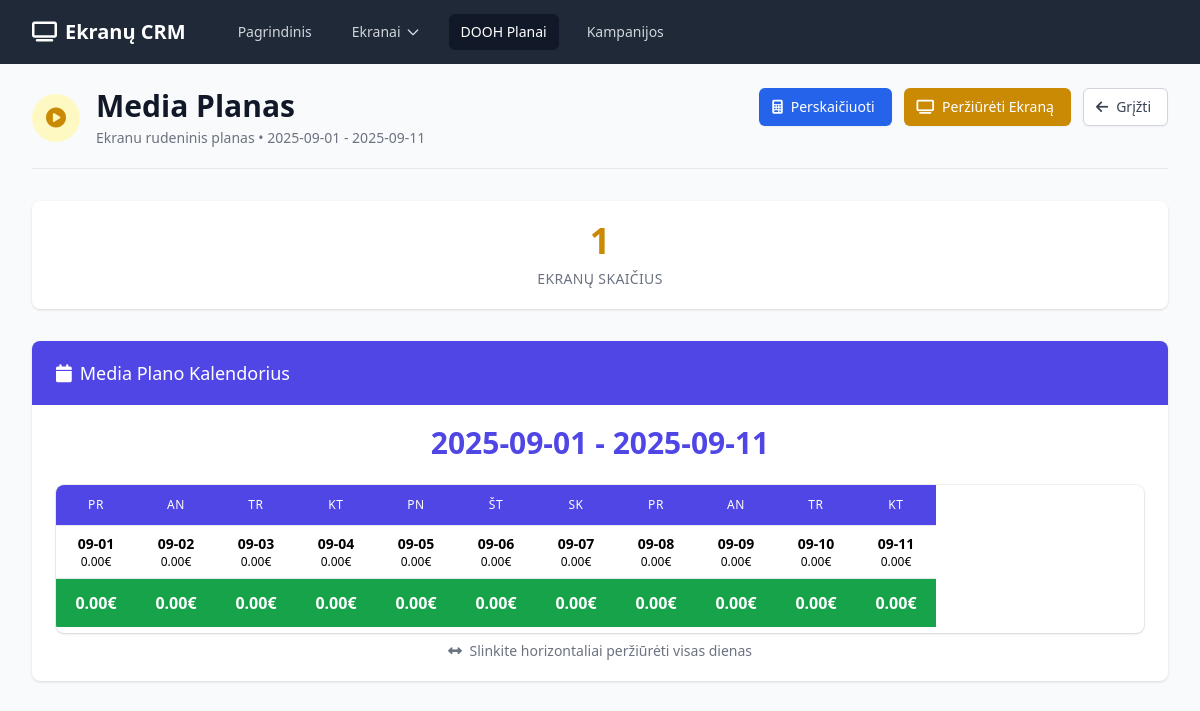
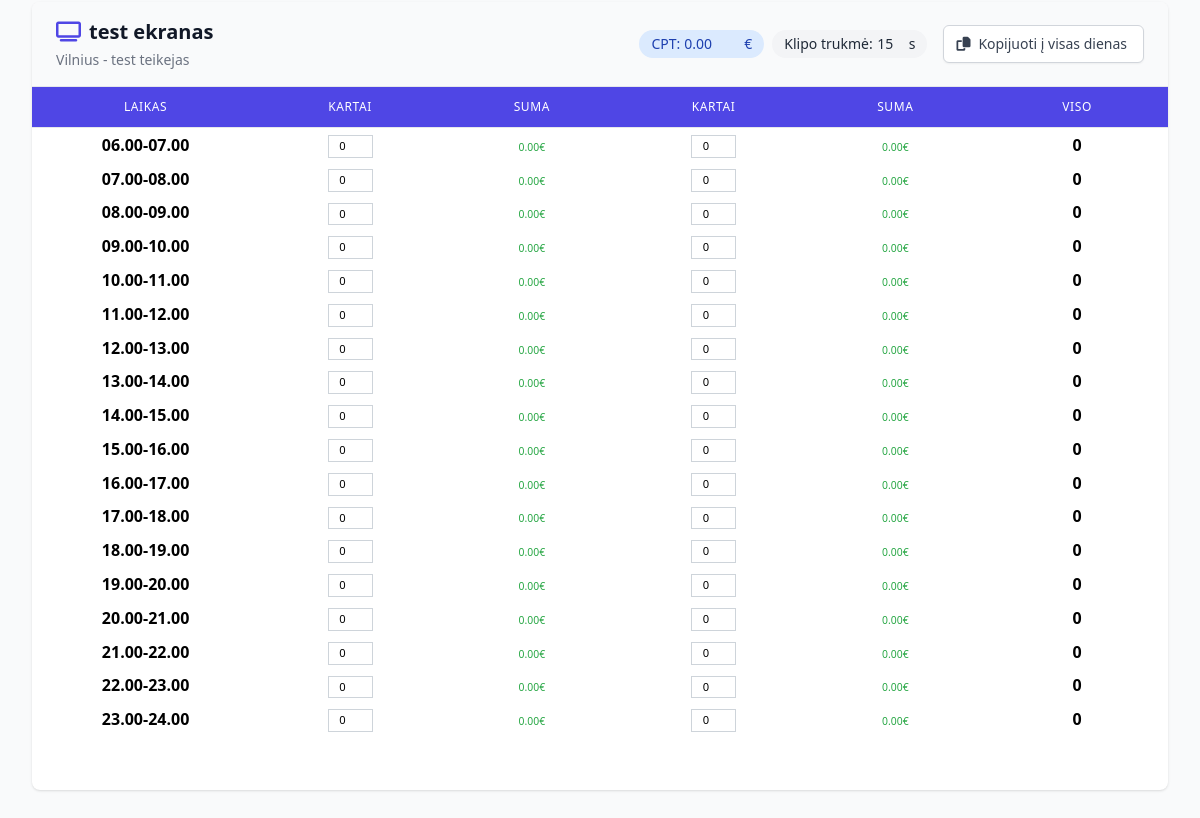
The app's page /dooh-plan/1/media-plan, older data (2 pictures, top to bottom).
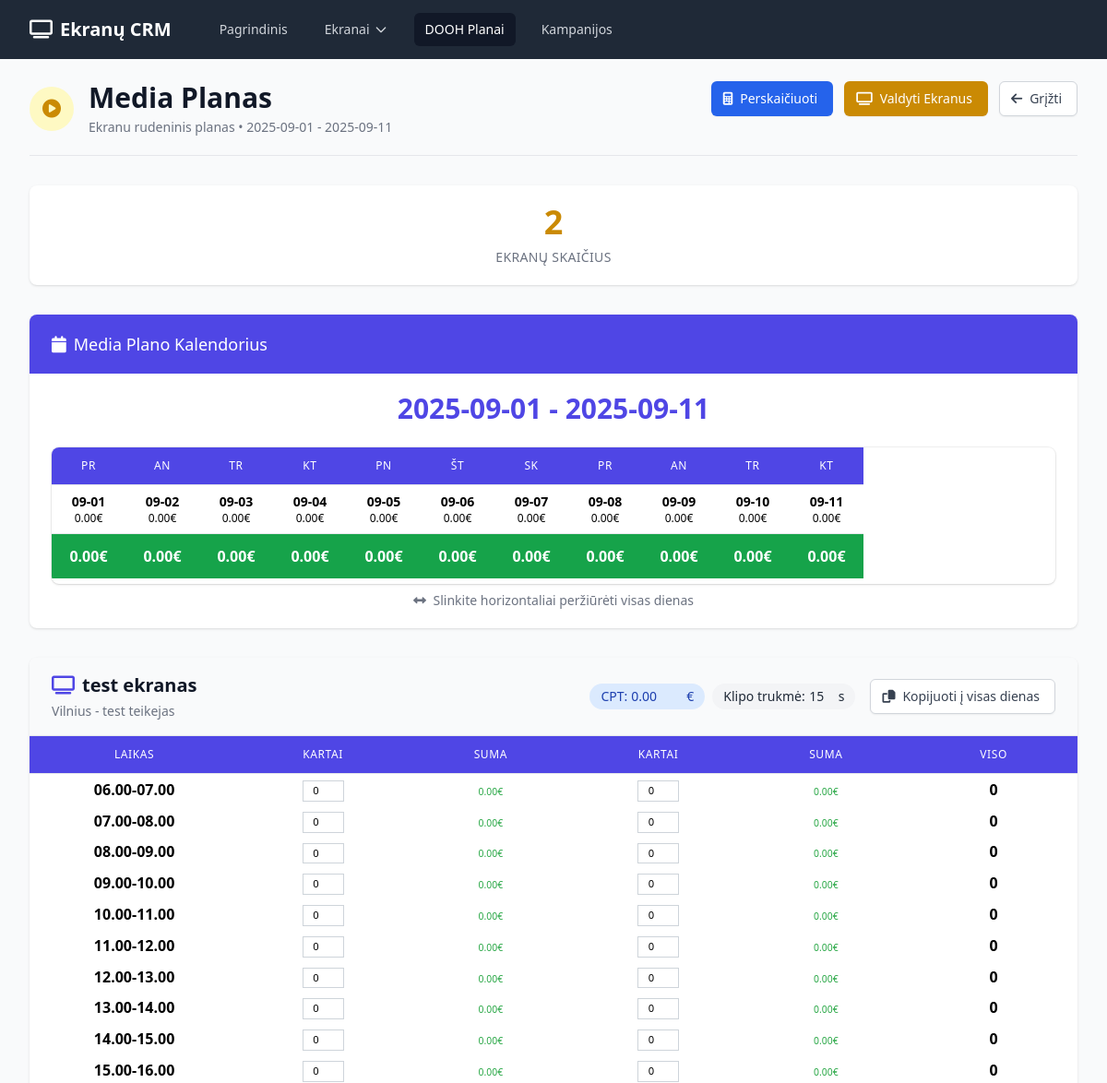
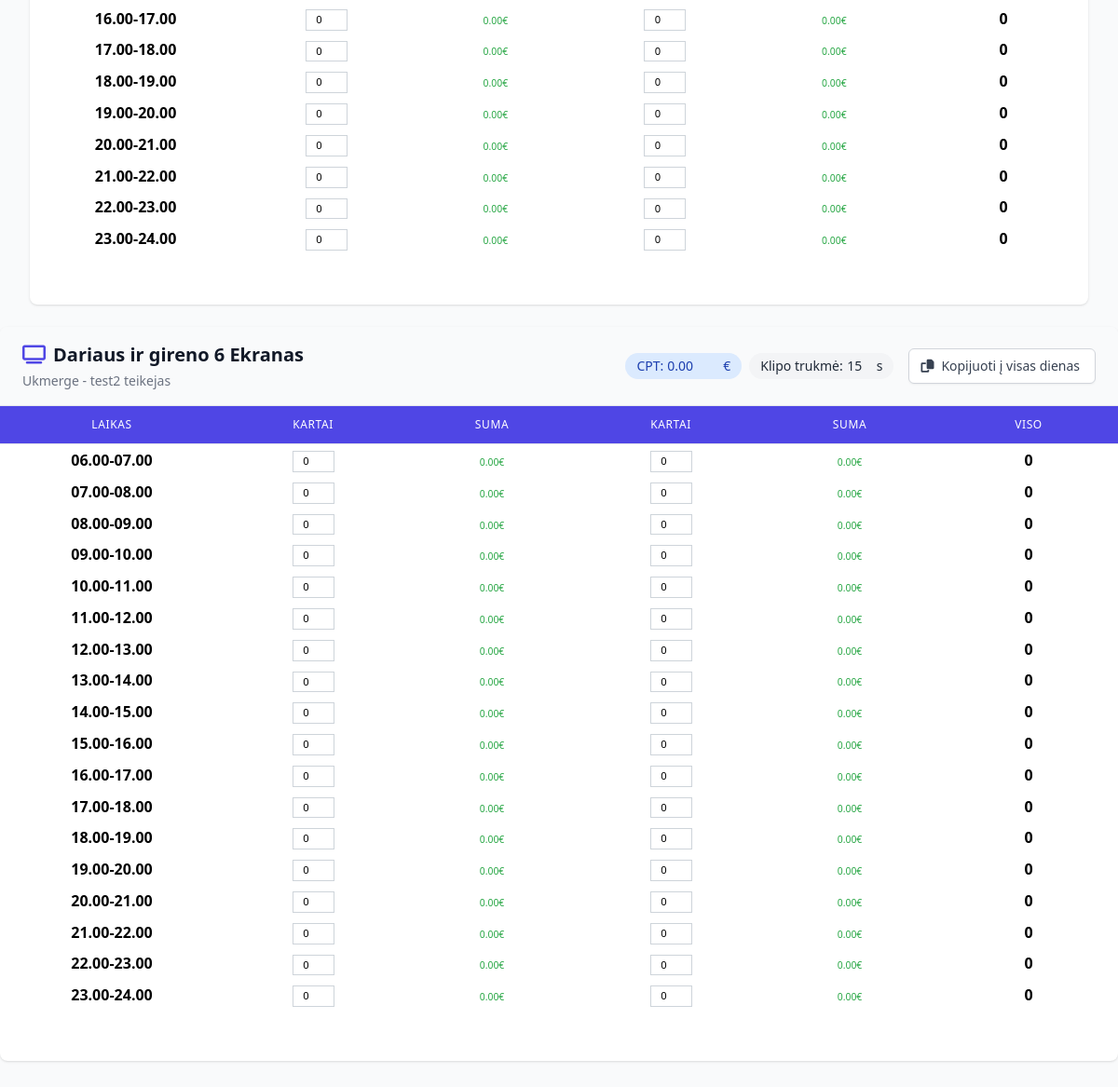
The same page, newer data (2 pictures, top to bottom).
### app.py (models this page shows)
class DOOHPlan(db.Model):
    id = db.Column(db.Integer, primary_key=True)
    campaign_id = db.Column(db.Integer, db.ForeignKey('campaign.id'), nullable=False)
    name = db.Column(db.String(100), nullable=False)
    start_date = db.Column(db.Date, nullable=False)
    end_date = db.Column(db.Date, nullable=False)
    created_at = db.Column(db.DateTime, default=datetime.utcnow)
    screen_bookings = db.relationship('ScreenBooking', backref='dooh_plan', lazy=True, cascade='all, delete-orphan')

class ScreenBooking(db.Model):
    id = db.Column(db.Integer, primary_key=True)
    dooh_plan_id = db.Column(db.Integer, db.ForeignKey('dooh_plan.id'), nullable=False)
    screen_id = db.Column(db.Integer, db.ForeignKey('screen.id'), nullable=False)
    screen_slots = db.relationship('ScreenSlot', backref='booking', lazy=True, cascade='all, delete-orphan')

class Screen(db.Model):
    id = db.Column(db.Integer, primary_key=True)
    provider_id = db.Column(db.Integer, db.ForeignKey('screen_provider.id'), nullable=False)
    name = db.Column(db.String(100), nullable=False)
    image_path = db.Column(db.String(200))
    position_description = db.Column(db.Text)
    comment = db.Column(db.Text)
    screen_type = db.Column(db.String(50), nullable=False)  # horizontal/vertical
    content_type = db.Column(db.String(50), nullable=False)  # video/static
    width = db.Column(db.Float, nullable=False)  # in meters
    height = db.Column(db.Float, nullable=False)  # in meters
    pixel_width = db.Column(db.Integer)
    pixel_height = db.Column(db.Integer)
    pixel_comment = db.Column(db.Text)
    gps_latitude = db.Column(db.Float)
    gps_longitude = db.Column(db.Float)
    city = db.Column(db.String(100), nullable=False)
    address = db.Column(db.String(200), nullable=False)
    side = db.Column(db.String(10))  # D-right, K-left
    created_at = db.Column(db.DateTime, default=datetime.utcnow)
    pricing_hours = db.relationship('ScreenPricing', backref='screen', lazy=True, cascade='all, delete-orphan')
    bookings = db.relationship('ScreenBooking', backref='screen', lazy=True)

class ScreenProvider(db.Model):
    id = db.Column(db.Integer, primary_key=True)
    name = db.Column(db.String(100), nullable=False)
    email = db.Column(db.String(100))
    phone = db.Column(db.String(20))
    contact_person = db.Column(db.String(100))
    created_at = db.Column(db.DateTime, default=datetime.utcnow)
    screens = db.relationship('Screen', backref='provider', lazy=True, cascade='all, delete-orphan')

### app.py (the view)
@app.route('/dooh-plan/<int:id>/media-plan')
def dooh_plan_media(id):
    from datetime import timedelta
    plan = DOOHPlan.query.get_or_404(id)
    return render_template('dooh_media_plan.html', plan=plan, timedelta=timedelta)

### templates/dooh_media_plan.html (shortened to what this page needs)
{% extends "base.html" %}
{% block content %}
<div class="pb-5 border-b border-gray-200 mb-8">
    <div class="flex justify-between items-start">
        <div class="flex items-center">
            <div class="h-12 w-12 rounded-full bg-yellow-100 flex items-center justify-center mr-4">
                <i class="fas fa-play-circle text-yellow-600 text-xl"></i>
            </div>
            <div>
                <h1 class="text-3xl font-bold text-gray-900">Media Planas</h1>
                <p class="mt-1 text-sm text-gray-500">
                    {{ plan.name }} • {{ plan.start_date.strftime('%Y-%m-%d') }} - {{ plan.end_date.strftime('%Y-%m-%d') }}
                </p>
            </div>
        </div>
        <div class="flex space-x-3">
            <button onclick="calculateTotals()" class="inline-flex items-center px-4 py-2 border border-transparent text-sm font-medium rounded-md shadow-sm text-white bg-blue-600 hover:bg-blue-700 focus:outline-none focus:ring-2 focus:ring-offset-2 focus:ring-blue-500">
                <i class="fas fa-calculator -ml-1 mr-2"></i>
                Perskaičiuoti
            </button>
            {% if plan.screen_bookings|length == 1 %}
            <a href="{{ url_for('screen_detail', id=plan.screen_bookings[0].screen.id) }}"
               class="inline-flex items-center px-4 py-2 border border-transparent text-sm font-medium rounded-md shadow-sm text-white bg-yellow-600 hover:bg-yellow-700 focus:outline-none focus:ring-2 focus:ring-offset-2 focus:ring-yellow-500">
                <i class="fas fa-tv -ml-1 mr-2"></i>
                Peržiūrėti Ekraną
            </a>
            {% else %}
            <a href="{{ url_for('dooh_plan_screens', id=plan.id) }}"
               class="inline-flex items-center px-4 py-2 border border-transparent text-sm font-medium rounded-md shadow-sm text-white bg-yellow-600 hover:bg-yellow-700 focus:outline-none focus:ring-2 focus:ring-offset-2 focus:ring-yellow-500">
                <i class="fas fa-tv -ml-1 mr-2"></i>
                Valdyti Ekranus
            </a>
            {% endif %}
            <a href="{{ url_for('dooh_plan_detail', id=plan.id) }}"
               class="inline-flex items-center px-4 py-2 border border-gray-300 shadow-sm text-sm font-medium rounded-md text-gray-700 bg-white hover:bg-gray-50 focus:outline-none focus:ring-2 focus:ring-offset-2 focus:ring-indigo-500">
                <i class="fas fa-arrow-left -ml-1 mr-2"></i>
                Grįžti
            </a>
        </div>
    </div>
</div>
<div class="bg-white shadow overflow-hidden sm:rounded-lg mb-8">
    <div class="px-4 py-5 sm:px-6">
        <div class="text-center">
            <div class="text-4xl font-bold text-yellow-600 mb-2">{{ plan.screen_bookings|length }}</div>
            <p class="text-sm font-medium text-gray-500 uppercase tracking-wide">Ekranų skaičius</p>
        </div>
    </div>
</div>
{% if not plan.screen_bookings %}
<div class="rounded-md bg-yellow-50 p-4">
    <div class="flex">
        <div class="flex-shrink-0">
            <i class="fas fa-exclamation-triangle text-yellow-400"></i>
        </div>
        <div class="ml-3">
            <h3 class="text-sm font-medium text-yellow-800">Nėra pasirinktų ekranų!</h3>
            <div class="mt-2 text-sm text-yellow-700">
                <p><a href="{{ url_for('dooh_plan_screens', id=plan.id) }}" class="font-medium underline hover:text-yellow-600">Pirmiausia pasirinkite ekranus</a>.</p>
            </div>
        </div>
    </div>
</div>
{% else %}
<div class="bg-white shadow overflow-hidden sm:rounded-lg mb-8">
    <div class="px-4 py-5 sm:px-6 bg-indigo-600">
        <h3 class="text-lg leading-6 font-medium text-white">
            <i class="fas fa-calendar mr-2"></i>Media Plano Kalendorius
        </h3>
    </div>
    <div class="px-4 py-5 sm:px-6">
        <div class="text-center mb-6">
            <div id="selectedDateRange" class="text-3xl font-bold text-indigo-600 mb-4">
                {{ plan.start_date.strftime('%Y-%m-%d') }} - {{ plan.end_date.strftime('%Y-%m-%d') }}
            </div>
        </div>
        <div class="max-w-full mx-auto">
            <div class="overflow-x-auto shadow ring-1 ring-black ring-opacity-5 md:rounded-lg" style="max-height: 400px;">
                <div class="inline-block min-w-full">
                    <table class="min-w-full divide-y divide-gray-200" style="min-width: max-content;">
                    <thead class="bg-indigo-600">
                        <tr id="calendarHeaderRow">
                        </tr>
                    </thead>
                    <tbody class="bg-white divide-y divide-gray-200">
                        <tr class="calendar-dates-row" id="calendarDatesRow">
                        </tr>
                        <tr class="bg-green-600 text-white" id="totalsRow">
                        </tr>
                    </tbody>
                    </table>
                </div>
            </div>
            <div class="text-center mt-2">
                <p class="text-sm text-gray-500 scroll-hint">
                    <i class="fas fa-arrows-alt-h mr-1"></i>
                    Slinkite horizontaliai peržiūrėti visas dienas
                </p>
            </div>
        </div>
    </div>
</div>
{% for booking in plan.screen_bookings %}
<div class="bg-white shadow overflow-hidden sm:rounded-lg mb-6">
    <div class="px-6 py-4 bg-gray-50 border-b border-gray-200">
        <div class="flex items-center justify-between">
            <div class="flex-1">
                <h3 class="text-xl font-semibold text-gray-900 mb-1">
                    <i class="fas fa-tv mr-2 text-indigo-600"></i>{{ booking.screen.name }}
                </h3>
                <p class="text-sm text-gray-500">{{ booking.screen.city }} - {{ booking.screen.provider.name }}</p>
            </div>
            <div class="flex items-center space-x-4">
                <div class="flex items-center space-x-2">
                    <span class="inline-flex items-center px-3 py-1 rounded-full text-sm font-medium bg-blue-100 text-blue-800">
                        CPT: <span class="cpt-value ml-1">0.00</span>€
                    </span>
                    <span class="inline-flex items-center px-3 py-1 rounded-full text-sm font-medium bg-gray-100 text-gray-800">
                        Klipo trukmė:
                        <input type="number" class="clip-duration-input ml-1 w-8 text-center bg-transparent border-none text-gray-800" value="15" min="1" max="60">s
                    </span>
                </div>
                <button class="inline-flex items-center px-4 py-2 border border-gray-300 shadow-sm text-sm font-medium rounded-md text-gray-700 bg-white hover:bg-gray-50 focus:outline-none focus:ring-2 focus:ring-offset-2 focus:ring-indigo-500" onclick="copyToAllDays({{ booking.id }})">
                    <i class="fas fa-copy -ml-1 mr-2"></i>
                    Kopijuoti į visas dienas
                </button>
            </div>
        </div>
    </div>
    <div class="overflow-x-auto">
        <table class="min-w-full divide-y divide-gray-200">
            <thead class="bg-indigo-600">
                <tr>
                    <th scope="col" class="px-4 py-3 text-center text-xs font-medium text-white uppercase tracking-wider" style="min-width: 100px;">Laikas</th>
                    <th scope="col" class="px-4 py-3 text-center text-xs font-medium text-white uppercase tracking-wider" style="min-width: 80px;">Kartai</th>
                    <th scope="col" class="px-4 py-3 text-center text-xs font-medium text-white uppercase tracking-wider" style="min-width: 80px;">Suma</th>
                    <th scope="col" class="px-4 py-3 text-center text-xs font-medium text-white uppercase tracking-wider" style="min-width: 80px;">Kartai</th>
                    <th scope="col" class="px-4 py-3 text-center text-xs font-medium text-white uppercase tracking-wider" style="min-width: 80px;">Suma</th>
                    <th scope="col" class="px-4 py-3 text-center text-xs font-medium text-white uppercase tracking-wider" style="min-width: 80px;">VISO</th>
                </tr>
            </thead>
                <tbody>
                    {% for hour in range(6, 24) %}
                    <tr class="time-row-{{ hour }}">
                        <td class="text-center align-middle bg-light">
                            <strong>{{ "%02d"|format(hour) }}.00-{{ "%02d"|format(hour + 1) }}.00</strong>
                        </td>
                        <td class="text-center p-1">
                            <input type="number"
                                   class="form-control form-control-sm kartai-input text-center"
                                   min="0" max="999"
                                   value="0"
                                   data-booking="{{ booking.id }}"
                                   data-hour="{{ hour }}"
                                   data-row="1"
                                   onchange="calculateTotals()"
                                   style="width: 60px;">
                        </td>
                        <td class="text-center p-1 bg-light">
                            <span class="suma-display small text-muted" id="suma_{{ booking.id }}_{{ hour }}_1">0.00€</span>
                        </td>
                        <td class="text-center p-1">
                            <input type="number"
                                   class="form-control form-control-sm kartai-input text-center"
                                   min="0" max="999"
                                   value="0"
                                   data-booking="{{ booking.id }}"
                                   data-hour="{{ hour }}"
                                   data-row="2"
                                   onchange="calculateTotals()"
                                   style="width: 60px;">
                        </td>
                        <td class="text-center p-1 bg-light">
                            <span class="suma-display small text-muted" id="suma_{{ booking.id }}_{{ hour }}_2">0.00€</span>
                        </td>
                        <td class="text-center align-middle bg-warning">
                            <strong class="hour-grand-total" data-hour="{{ hour }}">0</strong>
                        </td>
                    </tr>
                    {% endfor %}
                    <tr class="bg-success fw-bold text-white">
                        <td class="text-center align-middle">
                        </td>
                        <td class="text-center align-middle">
                            <div class="mb-1"><small>VISO</small></div>
                            <strong class="row-total-1">0</strong>
                        </td>
                        <td class="text-center align-middle">
                            <div class="mb-1"><small>€</small></div>
                            <strong class="suma-total-1">0.00€</strong>
                        </td>
                        <td class="text-center align-middle">
                            <div class="mb-1"><small>VISO</small></div>
                            <strong class="row-total-2">0</strong>
                        </td>
                        <td class="text-center align-middle">
                            <div class="mb-1"><small>€</small></div>
                            <strong class="suma-total-2">0.00€</strong>
                        </td>
                        <td class="text-center align-middle">
                            <div class="mb-1"><small>BENDRAI</small></div>
                            <strong class="screen-grand-total">0.00€</strong>
                        </td>
                    </tr>
                </tbody>
            </table>
        </div>
    </div>
</div>
{% endfor %}
{% endif %}
{% endblock %}

Row changes from the older to the newer data that the page shows:
added ScreenBooking: screen.name "Dariaus ir gireno 6 Ekranas", screen.city "Ukmerge", screen.provider.name "test2 teikejas", hour "06" "07" "08" "09" "10" "11" "12" "13" "14" "15" "16" "17" "18" "19" "20" "21" "22" "23", hour "07" "08" "09" "10" "11" "12" "13" "14" "15" "16" "17" "18" "19" "20" "21" "22" "23" "24", id "0" "0" "0" "0" "0" "0" "0" "0" "0" "0" "0" "0" "0" "0" "0" "0" "0" "0", id "0" "0" "0" "0" "0" "0" "0" "0" "0" "0" "0" "0" "0" "0" "0" "0" "0" "0"
Text that changed along with them:
{{ plan.screen_bookings|length }}: "1" → "2"
text no longer shown: "Peržiūrėti Ekraną"
text now shown: "Valdyti Ekranus"
